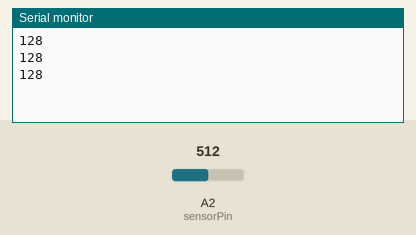
Bench run of a sketch on a simulated Arduino Uno, built with avr-gcc and run on an emulated ATmega328P. Shown: the last lines printed to the serial monitor. The test bench sets the inputs (shaded band); at power-on: A2 (sensorPin) = 512.

Above: at 1.3 s.
1.4 s: A2 (sensorPin) set to 716
At 1.9 s:
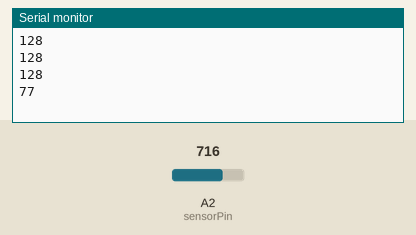
2.9 s: A2 (sensorPin) set to 900
At 3.4 s:
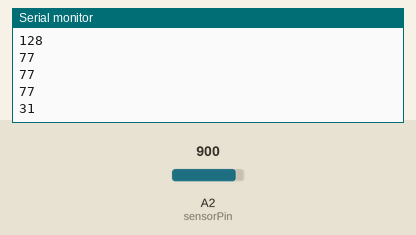
Timing chart, 0 to 5.9 s (numbered marks = the images above; inputs shaded):
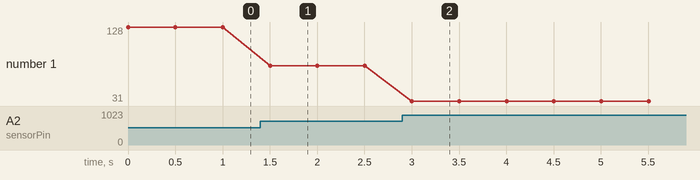

The sketch:

leakDetector.ino
```cpp
/* https://circuitdigest.com/microcontroller-projects/interfacing-rain-sensor-with-arduino


https://upload.wikimedia.org/wikipedia/commons/thumb/0/08/ESP8266_01_PinOut.png/662px-ESP8266_01_PinOut.png
__ESP-01 pins__
0 - SPI
1 - LED (blue) and TX
2 - 2
3 - RX
6 - TOUT (analogIn) //i.imgur.com/yIE7II0.png

__  Circuit  __
Rain sensor       https://www.amazon.com/dp/B01DK29K28       https://www.aliexpress.us/item/3256802038114485.html

Voltage divider:
6200 Ω
2700 Ω
3v3 to 1 V (E24 5%)

ESP-01            https://www.amazon.com/dp/B010N1ROQS

Voltage regulator 3v3

Power supply or battery

 */


#define ledPin 1
#define sensorPin 2
#define analogIn 6  // only 0 to 1 V
//forum.arduino.cc/t/is-it-possible-to-have-analog-input-on-esp-01/630310

void setup()
{

  Serial.begin(9600);

  pinMode(ledPin, OUTPUT);
  pinMode(sensorPin, OUTPUT);
  pinMode(analogIn, INPUT);

  digitalWrite(ledPin, LOW);

}

void loop()
{

  Serial.println(readSensor());

  delay(500);

}

int readSensor()
{

  int sensorValue = analogRead(sensorPin);  // Read the analog value from sensor

  int outputValue = map(sensorValue, 0, 1023, 255, 0); // map the 10-bit data to 8-bit data

  analogWrite(ledPin, outputValue); // generate PWM signal

  return outputValue;             // Return analog rain value

}
```

Measured:
- after the input at 1.4 s, the serial monitor: prints a new line after 0.10 s (image 1)
- after the input at 2.9 s, the serial monitor: prints a new line after 0.10 s (image 2)
- plotted number 1: 128 → 77 after the input at 1.4 s, 77 → 31 after the input at 2.9 s
